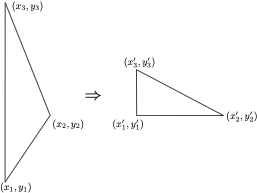
#> input picture PA1-3, 6 Templates/PA2/PA2(python)/images/affine.png, 257 x 193 px, given in place of lena_color.png, which was not available; the run also reads 3 pictures not shown here
$ jupyter execute pa2.ipynb   (text cells are left out)
#> lines starting #> are read from the running program, lines starting #| are printed output that depends on the picture; after the words box and inside, x2 and y2 are one past the last pixel; in counts of white or black regions, pixels touching at a corner belong together; pictures that were not available may be replaced by others from this repository, and a replacement may not be noted
### PA1-3, 6 Templates/PA2/PA2(python)/pa_utils.py
import cv2 as cv
import numpy as np
import matplotlib.pyplot as plt

## Draw several images on a sigle plot side-by-side
## @param[in] Is tuples of image names and images to draw
## @param[in] ncols Number of culumns to use (0 to display them separately)
## @param[in] hide_axes If hide axes for a better view
def ShowImages(Is, ncols = 0, hide_axes = True):
  if len(Is) == 0:
    return

  # Show images one-by-one
  if len(Is) == 1 or ncols == 0:
    for I in Is:
      if I == None:
        continue

      if I[1].ndim == 2:
        axes = plt.imshow(I[1], cmap='gray')
      else:
        axes = plt.imshow(cv.cvtColor(I[1], cv.COLOR_BGR2RGB))
      plt.title(I[0])

      # If we don't need axes display, then let's hide it
      if hide_axes:
        axes.axes.get_xaxis().set_visible(False)
        axes.axes.get_yaxis().set_visible(False)

      # And now show image
      plt.show()
    return

  # Show images side-by-side
  fig, axes = plt.subplots(nrows = (len(Is) + ncols - 1) // ncols, ncols = ncols)
  axes = axes.flatten()
  for i in range(len(Is)):
    if Is[i] != None:
      if Is[i][1].ndim == 2:
        axes[i].imshow(Is[i][1], cmap='gray')
      else:
        axes[i].imshow(cv.cvtColor(Is[i][1], cv.COLOR_BGR2RGB))
      axes[i].set_title(Is[i][0])

    # If we don't need axes display, then let's hide it
    if hide_axes:
      axes[i].axes.get_xaxis().set_visible(False)
      axes[i].axes.get_yaxis().set_visible(False)

  for i in range(len(Is), ncols * ((len(Is) + ncols - 1) // ncols)):
    axes[i].set_visible(False)

  # And now show image
  plt.show()

## Draw a histogram in a given image drawing context
## @param[in, out] image image drawing context
## @param[in] data_array data to draw
## @param[in] color color to use when drawing
## @param[in] max_val scale factor for the histogram values (default is 1)
# [187 lines left out: functions DrawHist, DrawGraph, SaltAndPepper, Speckle, Gaussian, Poisson and 1 more, not called in this run]

### PA1-3, 6 Templates/PA2/PA2(python)/pa2.ipynb
[cell 1]
import cv2
import cv2 as cv
import numpy
import numpy as np
import math

[cell 2]
from pa_utils import ShowImages

[cell 3]
# Read an image from file in BGR
fn = "images/lena_color.png"
I = cv.imread(fn, cv.IMREAD_COLOR)
#> I is the input picture: shape (193, 257, 3); min 0, max 255, mean 251
if not isinstance(I, np.ndarray) or I.data == None:
  print("Error reading file \"{}\"".format(fn))
else:
  # Display it
  ShowImages([("Source image", I)])

[cell 4]
# Create transformation matrix and call cv.warpAffine
shift_x, shift_y = (50, 100)
T = np.float32([[1, 0, shift_x],
                [0, 1, shift_y]])
Ishift = cv.warpAffine(I, T, I.shape[0:2])
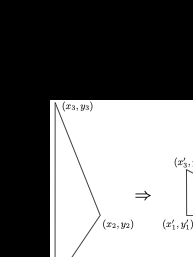
#> Ishift: shape (257, 193, 3); min 0, max 255, mean 112.9

# Display it
ShowImages([("Source image", I),
            ("Image shift", Ishift)])

[cell 5]
# Create transformation matrix and call cv.warpAffine
shift_x, shift_y = (50, 100)
T = np.float32([[1, 0, shift_x],
                [0, 1, shift_y]])
Ishift2 = cv.warpAffine(I, T, (I.shape[1] + shift_x, I.shape[0] + shift_y))
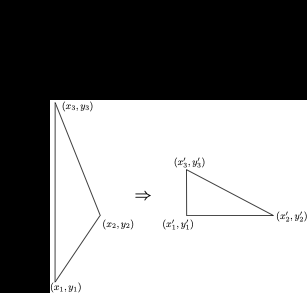
#> Ishift2: shape (293, 307, 3); min 0, max 255, mean 138.4

# Display it
ShowImages([("Source image", I),
            ("Image shift", Ishift2)])

[cell 6]
# TODO Place your solution for part 1 here
# Create a matrix for shift
# Calculate the transformed image resolution
# Apply the transformation with cv2.warpAffine() function
# Display the result
Ishift3 = np.zeros_like(I)

[cell 7]
# Flip around Ox
T = np.float32([[1, 0, 0],
                [0, -1, 0]])
Iflip_y = cv.warpAffine(I, T, I.shape[:2][::-1])
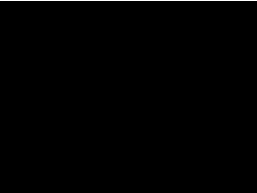
#> Iflip_y: shape (193, 257, 3); 0.52% white in thin lines or dots, all inside (x1, y1, x2, y2) = (0, 0, 257, 1)

# Display it
ShowImages([("Source image", I),
            ("Image flip Y", Iflip_y)])

[cell 8]
# Flip around Ox
T = np.float32([[1, 0, 0],
                [0, -1, I.shape[0] - 1]])
#> T = [[1, 0, 0], [0, -1, 192]]
Iflip_y_2 = cv.warpAffine(I, T, I.shape[:2][::-1])

# Display it
ShowImages([("Source image", I),
            ("Correct image flip Y", Iflip_y_2)], 2)

[cell 9]
# Flip around Ox
Iflip_y_ocv = cv.flip(I, 0)

# Display it
ShowImages([("Source image", I),
            ("Built-im image flip Y", Iflip_y_ocv)], 2)

[cell 10]
# TODO Place your solution for part 1 here
# Create a matrix for flip (either one matrix for single flip or two matrices for flip around Ox and around Oy)
# Apply the transformation with cv2.warpAffine() function
# Display the result
Iflip_xy = np.zeros_like(I)

[cell 11]
# TODO Place your solution for part 2 here
# Flip the image with cv2.flip() function
# Display the result
Iflip_xy_ocv = np.zeros_like(I)

[cell 12]
# Image scale
scale = (0.5, 0.5)
T = np.float32([[scale[0], 0, 0],
                [0, scale[1], 0]])
Iscale = cv.warpAffine(I, T, (int(I.shape[1] * scale[0]), int(I.shape[0] * scale[1])))

# Display it (here we have to show axes to see the image resize results)
ShowImages([("Source image", I),
            ("Image scale", Iscale)], 2, hide_axes = False)

[cell 13]
# Image scale
scale = (0.5, 0.5)
Iscale_ocv = cv.resize(I, None, fx = scale[0], fy = scale[1], interpolation = cv.INTER_CUBIC)

# Display it (here we have to show axes to see the image resize results)
ShowImages([("Source image", I),
            ("Built-in image scale", Iscale_ocv)], 2, hide_axes = False)

[cell 14]
# TODO Place your solution for part 1 here
# Create matrix for scale
# Apply transformation with cv2.warpAffine() function
# Display the result
Iscale15 = np.zeros_like(I)

[cell 15]
# TODO Place your solution for part 2 here
# Scale the image with cv2.scale() function
# Display the result
Iscale15_ocv = np.zeros_like(I)

[cell 16]
# Image rotation
phi = 17.0 * math.pi / 180 # angle should be defined in radians
T = np.float32([[math.cos(phi),  -math.sin(phi), 0],
                [math.sin(phi),   math.cos(phi), 0]])
Irotate = cv.warpAffine(I, T, I.shape[:2][::-1])

# Display it
ShowImages([("Source image", I), ("Image rotation", Irotate)], 2)

[cell 17]
# Image rotation around image center
phi = 17.0 * math.pi / 180 # angle should be defined in radians
Tshift = np.float32([[1, 0, -(I.shape[1] - 1) / 2.0],
                     [0, 1, -(I.shape[0] - 1) / 2.0],
                     [0, 0, 1]])
#> Tshift = [[1, 0, -128], [0, 1, -96], [0, 0, 1]]
Trotate = np.float32([[math.cos(phi), -math.sin(phi), 0],
                      [math.sin(phi),  math.cos(phi), 0],
                      [0, 0, 1]])
Tshiftback = np.float32([[1, 0, (I.shape[1] - 1) / 2.0],
                         [0, 1, (I.shape[0] - 1) / 2.0],
                         [0, 0, 1]])
T = np.matmul(Tshiftback, np.matmul(Trotate, Tshift))[0:2, :]

Irotate2 = cv.warpAffine(I, T, I.shape[:2][::-1])

# Display it
ShowImages([("Source image", I), ("Image rotation", Irotate2)], 2)

[cell 18]
# Image rotation around image center
phi = 17.0 # here we use degrees to define an angle
T = cv.getRotationMatrix2D(((I.shape[1] - 1) / 2.0, (I.shape[0] - 1) / 2.0), -phi, 1)
Irotate_ocv = cv.warpAffine(I, T, I.shape[:2][::-1])

# Display it
ShowImages([("Source image", I), ("Built-in image rotation", Irotate_ocv)], 2)

[cell 19]
# TODO Place your solution for part 1 here
# Create matrices for shift, rotation and shift back
# Multiply these matrices
# Apply transformation with cv2.warpAffine() function
# Display the result
Irotate45 = None

[cell 20]
# TODO Place your solution for part 2 here
# Create the rotation matrix with cv2.getRotationMatrix2D() function
# Apply transformation with cv2.warpAffine() function
# Display the result
Irotate45_ocv = None

[cell 21]
# Calculate the transformation matrix
Psrc = np.float32([[50, 300], [150, 200], [50, 50]])
Pdst = np.float32([[50, 200], [250, 200], [50, 100]])
T = cv.getAffineTransform(Psrc, Pdst)
Iaffine = cv.warpAffine(I, T, I.shape[:2][::-1])

# Draw triangles on source and transformed images
Icopy = I.copy()
Iaffine_copy = Iaffine.copy()
cv.polylines(Icopy, [Psrc.astype(np.int32)], True, (0, 0, 0), 1)
#> Icopy: shape (193, 257, 3); 0.57% of pixels changed, all inside (x1, y1, x2, y2) = (50, 50, 146, 193)
cv.polylines(Iaffine_copy, [Pdst.astype(np.int32)], True, (0, 0, 0), 1)
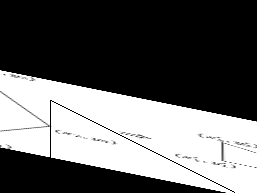
#> Iaffine_copy: shape (193, 257, 3); min 0, max 255, mean 98.9

# Display it
ShowImages([("Source image", Icopy), ("Affine mapping", Iaffine_copy)], 2)

[cell 22]
# TODO Place your solution here
# Calculate the transformation matrix for transformation from Pdst to Psrc
# Apply transformation with cv2.warpAffine() function
# Display the result

[cell 23]
# TODO Place your solution here
Ibevel = np.zeros_like(I)

[cell 24]
# Fill the transformation matrix
stretch = 2
T = np.float32([[stretch, 0, 0],
                [0,       1, 0]])

# Split and display image parts
Ileft = I[:, 0:int(I.shape[1] / 2), :]
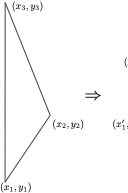
#> Ileft: shape (193, 128, 3); min 0, max 255, mean 250
Iright = I[:, int(I.shape[1] / 2):, :]
ShowImages([("Left part", Ileft), ("Right part", Iright)], 2)

# Transform right part and stitch
Iright = cv.warpAffine(Iright, T, (int(Iright.shape[1] * stretch), Iright.shape[0]))
#> Iright: shape (193, 258, 3)
Iplm = np.concatenate((Ileft, Iright), axis = 1)
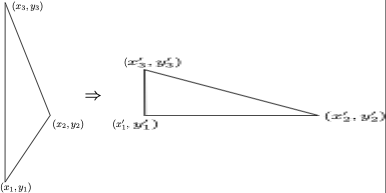
#> Iplm: shape (193, 386, 3); min 0, max 255, mean 251

# Display the result
ShowImages([("Source image", I),
            ("Piecewise linear mapping", Iplm)], 2, hide_axes = False)

[cell 25]
# TODO Place your solution here
# Fill the transformation matrix
# Split and display image parts
# Transform right part and stitch
# Display the result
Iplm2 = np.zeros_like(I)

[cell 26]
# Perspective transformation
T = np.float32([[1.1, 0.35, 0], [0.2, 1.1, 0], [0.00075, 0.0005, 1]])
Ipersp = cv.warpPerspective(I, T, I.shape[:2][::-1])

# Display it
ShowImages([("Source image", I), ("Perspective transformation", Ipersp)], 2)

[cell 27]
# Perspective transformation
Psrc = np.float32([[50, 461], [461, 461], [461, 50], [50, 50]])
Pdst = np.float32([[50, 461], [461, 440], [450, 10], [100, 50]])
T = cv.getPerspectiveTransform(Psrc, Pdst)
Ipersp2 = cv.warpPerspective(I, T, I.shape[:2][::-1])

# Draw points on source and transformed images
Icopy = I.copy()
cv.polylines(Icopy, [Psrc.astype(np.int32)], True, (0, 0, 0), 1)
#> Icopy: shape (193, 257, 3); 0.7% of pixels changed, all inside (x1, y1, x2, y2) = (50, 50, 257, 193)
cv.polylines(Ipersp2, [Pdst.astype(np.int32)], True, (0, 0, 0), 1)
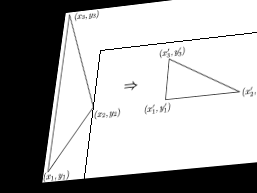
#> Ipersp2: shape (193, 257, 3); min 0, max 255, mean 170.7

# Display it
ShowImages([("Source image", Icopy), ("Built-in perspective transformation", Ipersp2)], 2)

[cell 28]
# TODO Place your solution here
# Calculate the perspective transformation matrix for transformation from Pdst to Psrc
# Apply the perspective transformation with cv2.warpPerspective() function
# Display the result
Ipersp3 = np.zeros_like(I)

[cell 29]
# Polynomial mapping
T = np.array([[0, 0], [1, 0], [0, 1], [0.00001, 0],	[0.002, 0], [0.001, 0]])
# x' = a0 + a1 x + a2 y + a3 x^2 + a4 xy + a5 y^2
# y' = b0 + b1 x + b2 y + b3 x^2 + b4 xy + b5 y^2
# where
# a = T[:, 0]
# b = T[:, 1]

# Create mesh grid for X, Y coordinates
x, y = np.meshgrid(np.arange(I.shape[1]), np.arange(I.shape[0]))

# Calculate new coordinates for X, Y
x_new = np.round(T[0, 0] + x * T[1, 0] + y * T[2, 0] + x ** 2 * T[3, 0] + x * y * T[4, 0] + y ** 2 * T[5, 0]).astype(np.float32)
y_new = np.round(T[0, 1] + x * T[1, 1] + y * T[2, 1] + x ** 2 * T[3, 1] + x * y * T[4, 1] + y ** 2 * T[5, 1]).astype(np.float32)

# Create a mask where new coordinates are valid
mask = np.logical_and(np.logical_and(x_new >= 0, x_new < I.shape[1]),
                      np.logical_and(y_new >= 0, y_new < I.shape[0]))

# Apply new coordinates
Ipoly = np.zeros(I.shape, I.dtype)
if I.ndim == 2:
  Ipoly[y_new[mask].astype(int), x_new[mask].astype(int)] = I[y[mask], x[mask]]
else:
  Ipoly[y_new[mask].astype(int), x_new[mask].astype(int), :] = I[y[mask], x[mask], :]

# Display it
ShowImages([("Source image", I), ("Polynomial mapping", Ipoly)], 2)

[cell 30]
# TODO Place your solution here
# Fill the polynomial mapping parameters array
# Create mesh grid for X, Y coordinates
# Calculate new coordinates for X, Y according to formula
# Create a mask where new coordinates are valid
# Apply new coordinates
# Display the result
Ipoly2 = np.zeros_like(I)

[cell 31]
# Create mesh grid for X, Y coordinates
x, y = np.meshgrid(np.arange(I.shape[1]), np.arange(I.shape[0]))

# Distort the X coordinate depending on Y
x = x + 20 * np.sin(2 * math.pi * y / 90)

# Remap with new coordinates
Isin_x = cv.remap(I, x.astype(np.float32), y.astype(np.float32), cv.INTER_LINEAR)

# Display it
ShowImages([("Source image", I), ("Sinusoidal distortion Ox", Isin_x)], 2)

[cell 32]
# TODO Place your solution here
# Create mesh grid for X, Y coordinates
# Distort the Y coordinate depending on X
# Remap with new coordinates
# Display the result
Isin_y = np.zeros_like(I)

[cell 33]
# Create mesh grid for X, Y coordinates
x, y = np.meshgrid(np.arange(I.shape[1]), np.arange(I.shape[0]))

mid = I.shape[1] / 2.0, I.shape[0] / 2.0
x, y = x - mid[0], y - mid[1]

r, theta = cv.cartToPolar(x / mid[0], y / mid[1])
b0 = 1
F3 = 0.1
F5 = 0.12
r = b0 * r + F3 * r ** 3 + F5 * r ** 5
u, v = cv.polarToCart(r, theta)
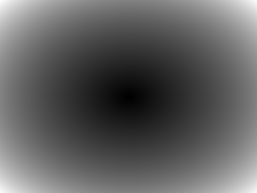
#> r: shape (193, 257) float64; min 0.00648, max 2.38, mean 0.905; drawn with min black and max white
u = u * mid[0] + mid[0]
v = v * mid[1] + mid[1]

Ibarrel = cv.remap(I, u.astype(np.float32), v.astype(np.float32), cv.INTER_LINEAR)

# Display it
ShowImages([("Source image", I), ("Barrel distortion", Ibarrel)], 2)

[cell 34]
# Calculate the set of matching points
d = 5  # Number of points
max_r = 1.3  # points array scale
Psrc = (np.arange(d, dtype = np.float32) + 1) / d * max_r
Pdst = b0 * Psrc + F3 * Psrc ** 3 + F5 * Psrc ** 5

# Now create and fill matrix for linear equations
T = np.zeros((d, d))
for i in range(d):
  T[:, i] = Pdst ** (i + 1)
# Invert it and calculate coefficients
T = np.linalg.inv(T)
F = np.matmul(T, Psrc)

# Now use the calculated parameters to calculate the new mapping
# x and y are already shifted, so we don't need to repeat it
r, theta = cv.cartToPolar(x / mid[0], y / mid[1])
rt = 0
for i in range(d):
  rt = rt + F[i] * r ** (i + 1)
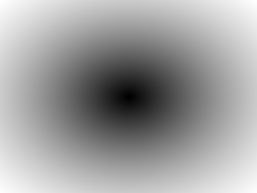
#> rt: shape (193, 257) float64; min 0.0064, max 1.09, mean 0.687; drawn with min black and max white
r = rt

# Now convert back to cartesian
u, v = cv.polarToCart(r, theta)
u = u * mid[0] + mid[0];
v = v * mid[1] + mid[1];

# Apply and display
Ibarrel_corr = cv.remap(Ibarrel, u.astype(np.float32), v.astype(np.float32), cv.INTER_LINEAR)
ShowImages([("Barrel distortion", Ibarrel), ("Distortion correction", Ibarrel_corr)], 2)

[cell 35]
# TODO Place your solution here

[cell 36]
# Create mesh grid for X, Y coordinates
x, y = np.meshgrid(np.arange(I.shape[1]), np.arange(I.shape[0]))

mid = I.shape[1] / 2.0, I.shape[0] / 2.0
x, y = x - mid[0], y - mid[1]

r, theta = cv.cartToPolar(x / mid[0], y / mid[1])
b0 = 1.2
F3 = -0.15
F5 = 0
r = b0 * r + F3 * r ** 3 + F5 * r ** 5
u, v = cv.polarToCart(r, theta)
u = u * mid[0] + mid[0]
v = v * mid[1] + mid[1]

Ipincushion = cv.remap(I, u.astype(np.float32), v.astype(np.float32), cv.INTER_LINEAR)

# Display it
ShowImages([("Source image", I), ("Pincushion distortion", Ipincushion)], 2)

[cell 37]
# Calculate the set of matching points
d = 5  # Number of points
max_r = 1.4  # points array scale
Psrc = (np.arange(d, dtype = np.float32) + 1) / d * max_r
Pdst = b0 * Psrc + F3 * Psrc ** 3 + F5 * Psrc ** 5

# Now create and fill matrix for linear equations
T = np.zeros((d, d))
for i in range(d):
  T[:, i] = Pdst ** (i + 1)
# Invert it and calculate coefficients
T = np.linalg.inv(T)
F = np.matmul(T, Psrc)

# Now use the calculated parameters to calculate the new mapping
# x and y are already shifted, so we don't need to repeat it
r, theta = cv.cartToPolar(x / mid[0], y / mid[1])
rt = 0
for i in range(d):
  rt = rt + F[i] * r ** (i + 1)
r = rt

# Now convert back to cartesian
u, v = cv.polarToCart(r, theta)
u = u * mid[0] + mid[0];
v = v * mid[1] + mid[1];

# Apply and display
Ipincushion_corr = cv.remap(Ipincushion, u.astype(np.float32), v.astype(np.float32), cv.INTER_LINEAR)
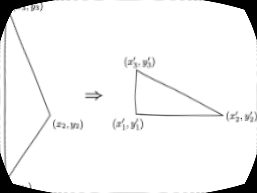
#> Ipincushion_corr: shape (193, 257, 3); min 0, max 255, mean 241.4
ShowImages([("Pincushion distortion", Ipincushion), ("Distortion correction", Ipincushion_corr)], 2)

[cell 38]
# TODO Place your solution here

[cell 39]
fn_top = "images/lena_top.png";
fn_bottom = "images/lena_bottom.png";

# Read an images from files
Itop = cv.imread(fn_top, cv.IMREAD_COLOR)
if not isinstance(Itop, np.ndarray) or Itop.data == None:
  print("Error reading file \"{}\"".format(fn_top))
Ibottom = cv.imread(fn_bottom, cv.IMREAD_COLOR)
if not isinstance(Ibottom, np.ndarray) or Ibottom.data == None:
  print("Error reading file \"{}\"".format(fn_bottom))

# Show parts of image
ShowImages([("Top part", Itop), ("Bottom part", Ibottom)], 1)

# Match template
templ_size = 10
templ = Itop[-templ_size:, :, :]
res = cv.matchTemplate(Ibottom, templ, cv.TM_CCOEFF)
#> res = 265 values, max 32858424 at index 23, min 1754228.2 at index 264, mean 10897914
min_val, max_val, min_loc, max_loc = cv.minMaxLoc(res)
#> min_val = 1754228.2; max_val = 32858424; min_loc = (0, 264); max_loc = (0, 23)

# Stitch images
Istitch = np.zeros((Itop.shape[0] + Ibottom.shape[0] - max_loc[1] - templ_size,
                    Itop.shape[1], Itop.shape[2]), dtype = np.uint8)
Istitch[0:Itop.shape[0], :, :] = Itop
Istitch[Itop.shape[0]:, :, :] = Ibottom[max_loc[1] + templ_size:, :, :]

# Show stitched image
ShowImages([("Stitched image", Istitch)])

[cell 40]
# TODO Place your solution here

[cell 41]
fn_top = "images/lena_top.png"
fn_mid = "images/lena_mid.png"
fn_bottom = "images/lena_bottom.png"

# Read an images from files
Itop = cv.imread(fn_top, cv.IMREAD_COLOR)
if not isinstance(Itop, np.ndarray) or Itop.data == None:
  print("Error reading file \"{}\"".format(fn_top))
Imid = cv.imread(fn_mid, cv.IMREAD_COLOR)
if not isinstance(Imid, np.ndarray) or Imid.data == None:
  print("Error reading file \"{}\"".format(fn_mid))
Ibottom = cv.imread(fn_bottom, cv.IMREAD_COLOR)
if not isinstance(Ibottom, np.ndarray) or Ibottom.data == None:
  print("Error reading file \"{}\"".format(fn_bottom))

# Show parts of image
ShowImages([("Top part", Itop), ("Mid part", Imid), ("Bottom part", Ibottom)], 1)

# Stitch
stitcher = cv.Stitcher.create(cv.Stitcher_SCANS)
status, Istitch2 = stitcher.stitch([Itop, Imid, Ibottom])
#> status = 0

# Show stitched image in case of success
if status == cv.Stitcher_OK:
  ShowImages([("Stitched image", Istitch2)])
else:
  print("Stitching error occurred")
